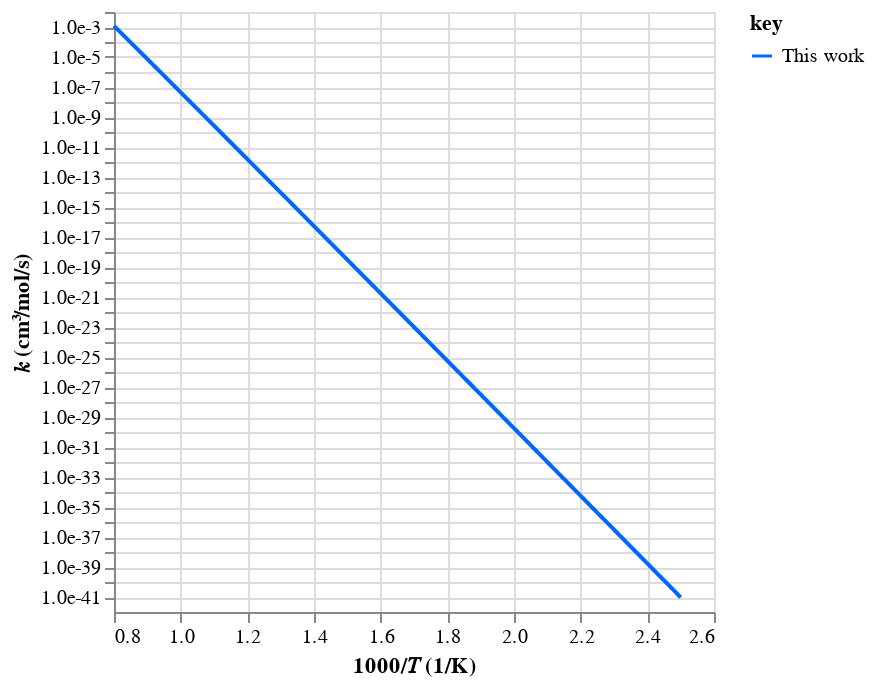
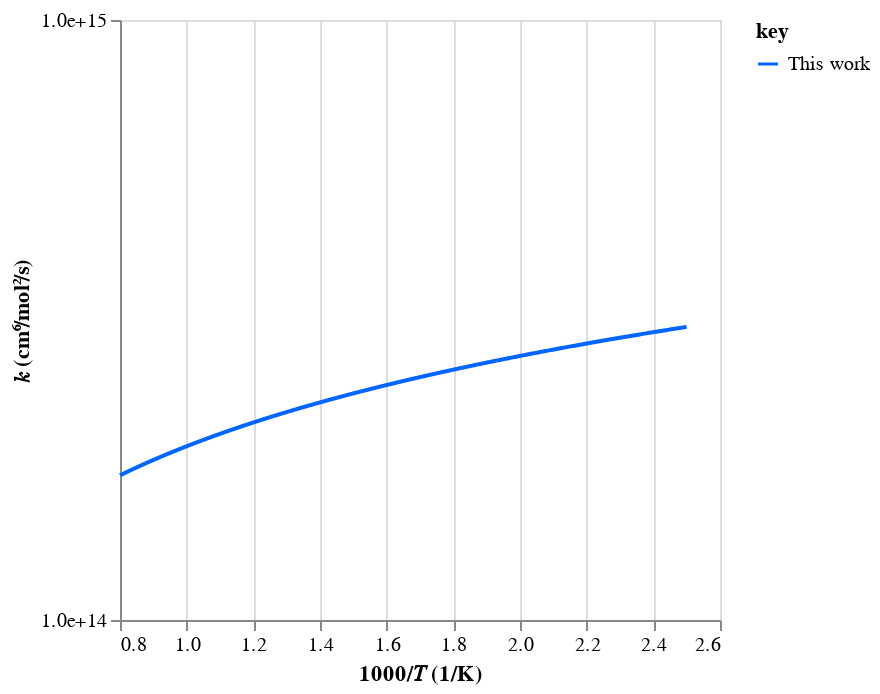
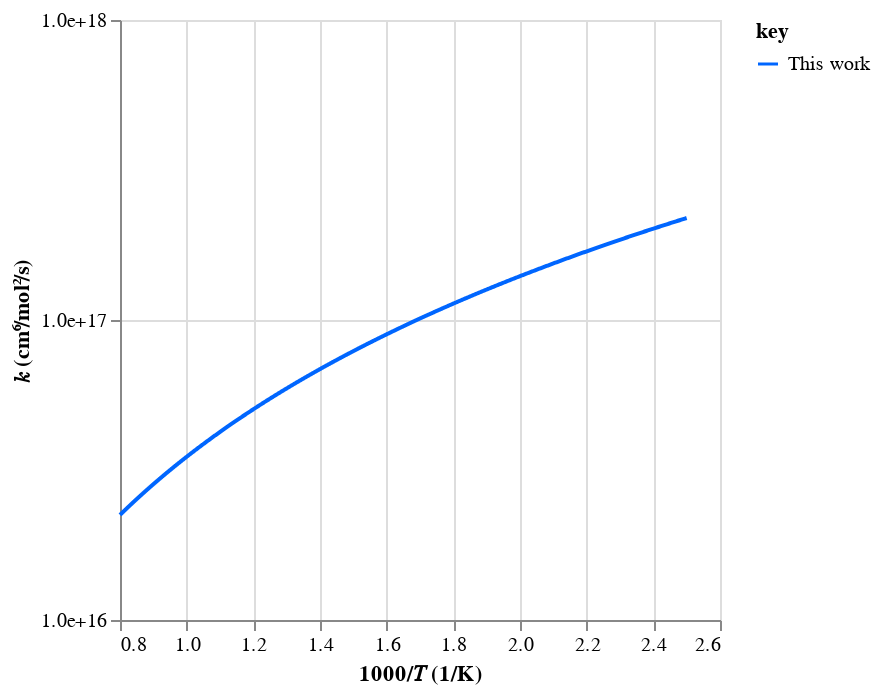
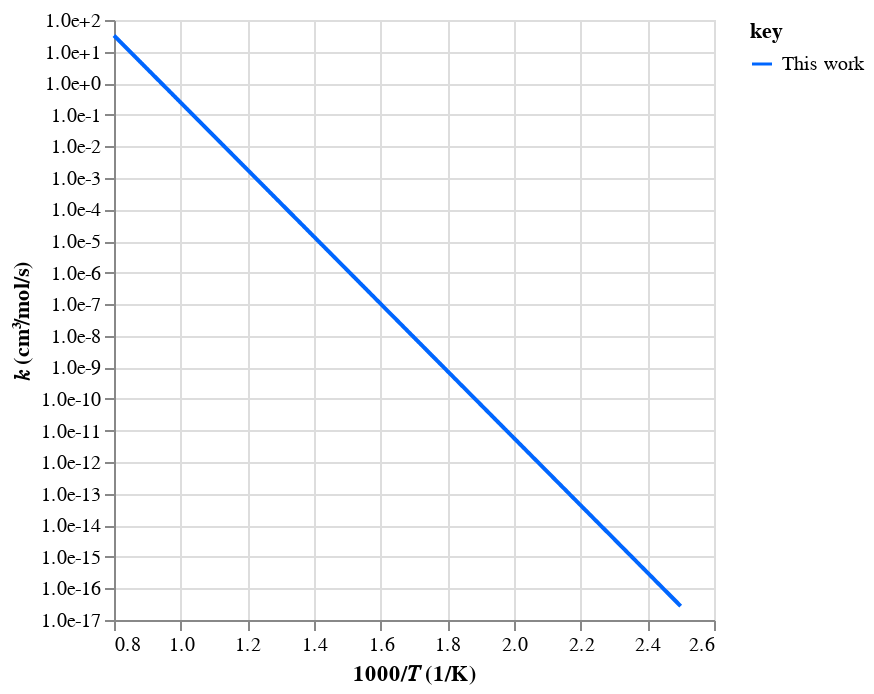

The code cell stored with these charts, in order, in its notebook:
### Code cell
# Display all reactions
automech.display_reactions(mech)

### Figure 1 — Vega-Lite specification as saved in the notebook (floating-point values rounded to 4 significant figures; data arrays with more than 128 entries replaced by an {"elided": "..."} marker saying what was removed)
{"config": {"view": {"continuousWidth": 300, "continuousHeight": 300}}, "data": {"name": "data-7dd54c6c86d6f33a7b95abe39dcc4616"}, "mark": {"type": "line"}, "encoding": {"color": {"field": "key", "scale": {"domain": ["This work"], "range": ["#0066ff"]}, "type": "nominal"}, "x": {"field": "x", "scale": {"zero": false}, "title": "1000/𝑇 (1/K)", "type": "quantitative"}, "y": {"axis": {"format": ".1e", "values": [1e-41, 1e-40, 1e-39, 1e-38, 1e-37, 1e-36, 1e-35, 1e-34, 1e-33, 1e-32, 1e-31, 1e-30, 1e-29, 1e-28, 1e-27, 1e-26, 1e-25, 1e-24, 1e-23, 1e-22, 1e-21, 1e-20, 1e-19, 1e-18, 1e-17, 1e-16, 1e-15, 1e-14, 1e-13, 1e-12, 1e-11, 1e-10, 1e-09, 1e-08, 1e-07, 1e-06, 1e-05, 0.0001, 0.001, 0.01]}, "field": "value", "scale": {"type": "log"}, "title": "𝑘 (cm³/mol/s)", "type": "quantitative"}}, "transform": [{"fold": ["This work"]}], "$schema": "https://vega.github.io/schema/vega-lite/v5.20.1.json", "datasets": {"data-7dd54c6c86d6f33a7b95abe39dcc4616": {"elided": "1000 records"}}}

### Figure 2 — Vega-Lite specification as saved in the notebook (floating-point values rounded to 4 significant figures; data arrays with more than 128 entries replaced by an {"elided": "..."} marker saying what was removed)
{"config": {"view": {"continuousWidth": 300, "continuousHeight": 300}}, "data": {"name": "data-042b94fe3d74b02d2005f731161a998e"}, "mark": {"type": "line"}, "encoding": {"color": {"field": "key", "scale": {"domain": ["This work"], "range": ["#0066ff"]}, "type": "nominal"}, "x": {"field": "x", "scale": {"zero": false}, "title": "1000/𝑇 (1/K)", "type": "quantitative"}, "y": {"axis": {"format": ".1e", "values": [100000000000000, 1000000000000000]}, "field": "value", "scale": {"type": "log"}, "title": "𝑘 (cm⁶/mol²/s)", "type": "quantitative"}}, "transform": [{"fold": ["This work"]}], "$schema": "https://vega.github.io/schema/vega-lite/v5.20.1.json", "datasets": {"data-042b94fe3d74b02d2005f731161a998e": {"elided": "1000 records"}}}

### Figure 3 — Vega-Lite specification as saved in the notebook (floating-point values rounded to 4 significant figures; data arrays with more than 128 entries replaced by an {"elided": "..."} marker saying what was removed)
{"config": {"view": {"continuousWidth": 300, "continuousHeight": 300}}, "data": {"name": "data-af27d85410a7a21a1f4c4cb4c9035a72"}, "mark": {"type": "line"}, "encoding": {"color": {"field": "key", "scale": {"domain": ["This work"], "range": ["#0066ff"]}, "type": "nominal"}, "x": {"field": "x", "scale": {"zero": false}, "title": "1000/𝑇 (1/K)", "type": "quantitative"}, "y": {"axis": {"format": ".1e", "values": [10000000000000000, 100000000000000000, 1000000000000000000]}, "field": "value", "scale": {"type": "log"}, "title": "𝑘 (cm⁶/mol²/s)", "type": "quantitative"}}, "transform": [{"fold": ["This work"]}], "$schema": "https://vega.github.io/schema/vega-lite/v5.20.1.json", "datasets": {"data-af27d85410a7a21a1f4c4cb4c9035a72": {"elided": "1000 records"}}}

### Figure 4 — Vega-Lite specification as saved in the notebook (floating-point values rounded to 4 significant figures; data arrays with more than 128 entries replaced by an {"elided": "..."} marker saying what was removed)
{"config": {"view": {"continuousWidth": 300, "continuousHeight": 300}}, "data": {"name": "data-0c8923ad173141b94a949c932ae612e1"}, "mark": {"type": "line"}, "encoding": {"color": {"field": "key", "scale": {"domain": ["This work"], "range": ["#0066ff"]}, "type": "nominal"}, "x": {"field": "x", "scale": {"zero": false}, "title": "1000/𝑇 (1/K)", "type": "quantitative"}, "y": {"axis": {"format": ".1e", "values": [1e-17, 1e-16, 1e-15, 1e-14, 1e-13, 1e-12, 1e-11, 1e-10, 1e-09, 1e-08, 1e-07, 1e-06, 1e-05, 0.0001, 0.001, 0.01, 0.1, 1, 10, 100, 1000]}, "field": "value", "scale": {"type": "log"}, "title": "𝑘 (cm³/mol/s)", "type": "quantitative"}}, "transform": [{"fold": ["This work"]}], "$schema": "https://vega.github.io/schema/vega-lite/v5.20.1.json", "datasets": {"data-0c8923ad173141b94a949c932ae612e1": {"elided": "1000 records"}}}
